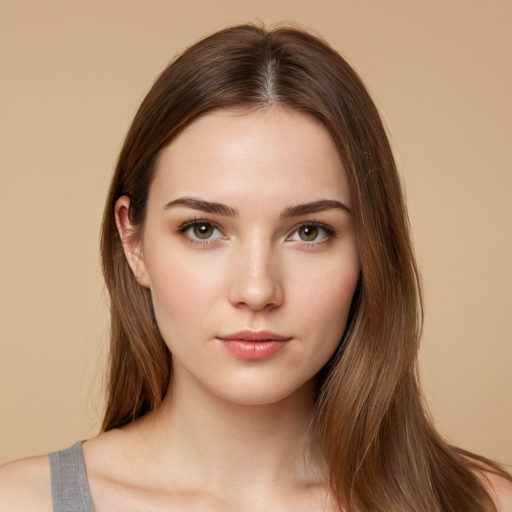
#> input picture pyaesthetics/data/face1.png, 512 x 512 px
$ python colorfulness.py
#> lines starting #> are read from the running program, lines starting #| are printed output that depends on the picture; long printed decimals are rounded
#!/usr/bin/env python3
# -*- coding: utf-8 -*-
"""
This module contains function to evaluate the colorfulness of an image in both the HSV and RGB color spaces.

Created on Mon Apr 16 11:49:45 2018
Last edited on Fri Aug 2 11:44:12 2024

@author: Giulio Gabrieli (gack94@gmail.com)
"""

import os #to handle filesystem files
import cv2 #for image manipulation
import numpy as np #numerical computation
import scipy.stats as stats

###############################################################################
#                                                                             #
#                              Colorfulness                                   #
#                                                                             #
###############################################################################

""" This section handles colorfulness estimation. """

import numpy as np
import cv2

def colorfulness_rgb(img):
    """
    Computes the colorfulness of an image using the metric described by Hasler and Suesstrunk (2003).

    :param img: Image to analyze, in RGB format.
    :type img: numpy.ndarray
    :return: Dictionary containing the colorfulness index and the mean R, G, B values.
    :rtype: dict
    """
    # Ensure the input is a NumPy array
    img = np.asarray(img)

    # Split the image into R, G, B components
    R, G, B = img[:, :, 0], img[:, :, 1], img[:, :, 2]

    # Calculate mean R, G, B values
    mean_R, mean_G, mean_B = np.mean(R), np.mean(G), np.mean(B)
    std_R, std_G, std_B = np.std(R), np.std(G), np.std(B)

    # Evaluate rg and yb
    rg = R - G
    yb = 0.5 * (R + G) - B

    # Compute the standard deviation and mean of rgyb
    stdRGYB = np.sqrt(np.std(rg) ** 2 + np.std(yb) ** 2)
    meanRGYB = np.sqrt(np.mean(rg) ** 2 + np.mean(yb) ** 2)

    # Compute the colorfulness index
    C = stdRGYB + 0.3 * meanRGYB

    return {
        "Colorfulness_RGB": C,
        "Mean_R": mean_R,
        "Mean_G": mean_G,
        "Mean_B": mean_B,
        "std_R":std_R,
        "std_G":std_G,
        "std_B":std_B
    }

def colorfulness_hsv(img, filter=False, saturation_low=0.2, value_low=0.15, value_high=0.95):
    """
    Computes the colorfulness of an image using the formula described in Yendrikhovskij et al., 1998.
    Input image is first converted to the HSV color space, then the S values are selected.

    Ci is evaluated with a sum of the mean S and its std, as in:

    Ci = mean(Si) + std(Si)

    :param img: Image to analyze, in RGB
    :type img: numpy.ndarray
    :return: Dictionary containing the colorfulness index and mean H, S, V values.
    :rtype: dict
    """
# Convert the image to the HSV color space
    img_hsv = cv2.cvtColor(img, cv2.COLOR_RGB2HSV)

    # Split the image into H, S, V components
    H, S, V = img_hsv[:, :, 0], img_hsv[:, :, 1], img_hsv[:, :, 2]

    # Calculate mean H, S, V values
    mean_H, mean_S, mean_V = np.mean(H), np.mean(S), np.mean(V)
    std_H, std_S, std_V = np.std(H), np.std(S), np.std(V)

    # Evaluate the colorfulness index
    C = mean_S + np.std(S)

    # Initialize hsv variable
    hsv = img_hsv

    # Apply filtering if enabled
    if filter:
        mask = (img_hsv[:, 1] >= 255 * saturation_low) & (value_low * 255 <= img_hsv[:, 2]) & (img_hsv[:, 2] <= 255 * value_high)
        hsv = img_hsv[mask]

    # Return 0 if no valid pixels remain
    if hsv.size == 0:
        return {'color_variety': 0}

    # Flatten the hsv array for the bincount operation
    hsv_flat = hsv.reshape(-1, hsv.shape[-1])

    # Calculate color variety (entropy)
    counts = np.bincount(hsv_flat[:, 0] * 256**2 + hsv_flat[:, 1] * 256 + hsv_flat[:, 2])
    probs = counts[counts > 0] / hsv_flat.shape[0]
    color_variety = -np.sum(probs * np.log(probs))

    hue = H.flatten().astype(float)
    cm = stats.circmean(hue, high=180, low=0)
    cstd = stats.circstd(hue, high=180, low=0)

    return {
        "Colorfulness_HSV": C,
        "Mean_H": mean_H,
        "Mean_S": mean_S,
        "Mean_V": mean_V,
        "std_H": std_H,
        "std_S": std_S,
        "std_V": std_V,
        'color_variety': color_variety,
        "circular_mean_hue": cm,
        "circular_std_hue": cstd
    }


def object_count(img, lower_threshold=100, upper_threshold=200):
    # Load the image
    if img is None:
        print("Error: Image not found.")
        return 0

    # Apply Canny edge detection
    edges = cv2.Canny(img, lower_threshold, upper_threshold)

    # Find contours
    contours, _ = cv2.findContours(edges, cv2.RETR_EXTERNAL, cv2.CHAIN_APPROX_SIMPLE)

    return len(contours)

###############################################################################
#                                                                             #
#                                  DEBUG                                      #
#                                                                             #
###############################################################################

""" For debug purposes."""

if __name__ == '__main__':

    basepath = os.path.dirname(os.path.realpath(__file__))

    # Path to a sample image for debugging   # Set the data path to use sample images
    data_folder = basepath + "/data/"

    # Path to a sample image
    sample_img = data_folder + "face1.png"
    # Read and convert the image
    img = cv2.imread(sample_img)
#> img is the input picture: shape (512, 512, 3); mean B, G, R 111.9, 139.1, 174.6
    img = cv2.cvtColor(img, cv2.COLOR_BGR2RGB)

    # Print the colorfulness indices
    print(colorfulness_hsv(img))
#> in colorfulness_hsv, `img_hsv = cv2.cvtColor(img, cv2.COLOR_RGB2HSV)`: img_hsv: shape (512, 512, 3); mean H, S, V 13.1, 103.1, 174.6
#> in colorfulness_hsv, `H, S, V = img_hsv[:, :, 0], img_hsv[:, :, 1], img_hsv[:, :, 2]`:
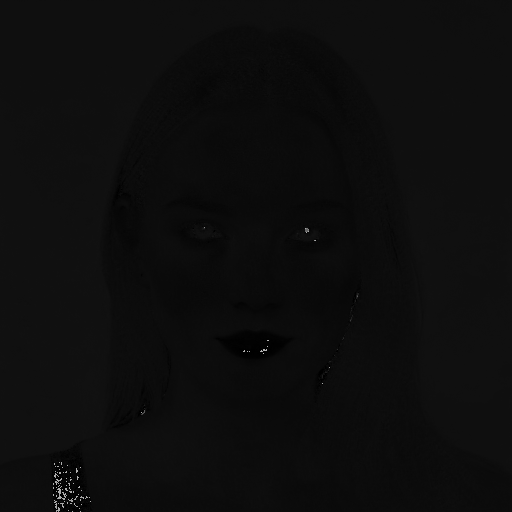
#> H: shape (512, 512); min 0, max 179, mean 13.1
#> in colorfulness_hsv, `H, S, V = img_hsv[:, :, 0], img_hsv[:, :, 1], img_hsv[:, :, 2]`:
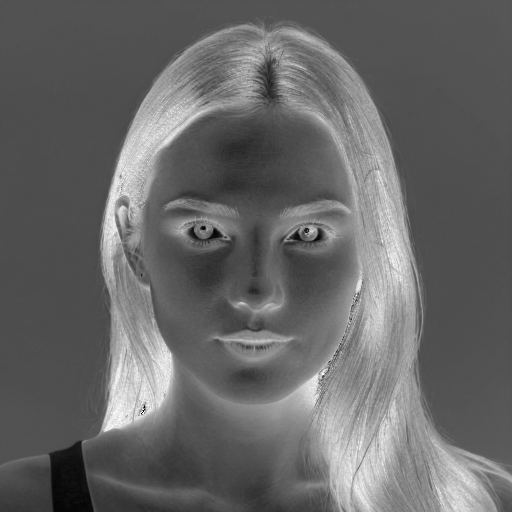
#> S: shape (512, 512); min 0, max 255, mean 103.1
#> in colorfulness_hsv, `H, S, V = img_hsv[:, :, 0], img_hsv[:, :, 1], img_hsv[:, :, 2]`:
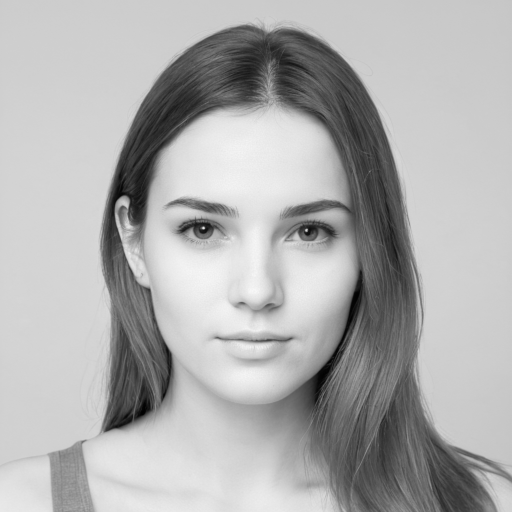
#> V: shape (512, 512); min 0, max 247, mean 174.6
#> in colorfulness_hsv, `mean_H, mean_S, mean_V = np.mean(H), np.mean(S), np.mean(V)`: mean_H = 13.11; mean_S = 103.1; mean_V = 174.6
#> in colorfulness_hsv, `std_H, std_S, std_V = np.std(H), np.std(S), np.std(V)`: std_H = 5.78; std_S = 40.59; std_V = 56.68
#> in colorfulness_hsv, `C = mean_S + np.std(S)`: C = 143.7
#> in colorfulness_hsv, `color_variety = -np.sum(probs * np.log(probs))`: color_variety = 8.42
#> in colorfulness_hsv, `cm = stats.circmean(hue, high=180, low=0)`: cm = 12.93
#> in colorfulness_hsv, `cstd = stats.circstd(hue, high=180, low=0)`: cstd = 2.73
#| {'Colorfulness_HSV': 143.666, 'Mean_H': 13.111, 'Mean_S': 103.073, 'Mean_V': 174.556, 'std_H': 5.780, 'std_S': 40.593, 'std_V': 56.679, 'color_variety': 8.416, 'circular_mean_hue': 12.927, 'circular_std_hue': 2.733}
    print(colorfulness_rgb(img))
#> in colorfulness_rgb, `R, G, B = img[:, :, 0], img[:, :, 1], img[:, :, 2]`:
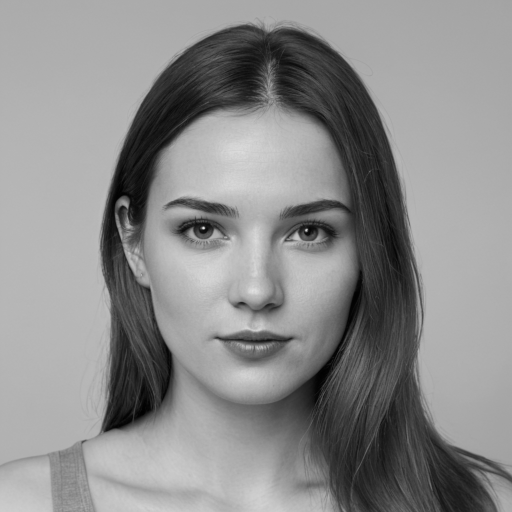
#> G: shape (512, 512); min 0, max 230, mean 139.1
#> in colorfulness_rgb, `R, G, B = img[:, :, 0], img[:, :, 1], img[:, :, 2]`:
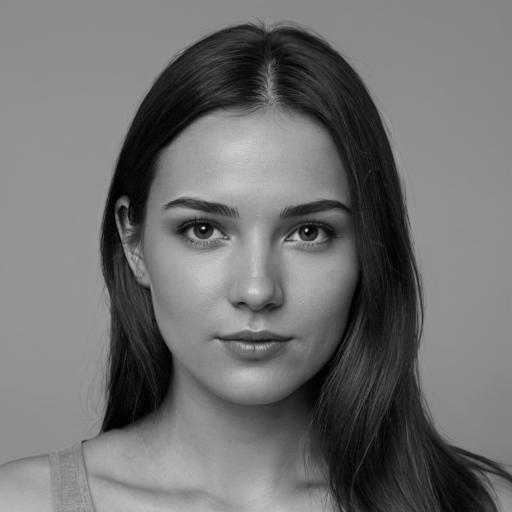
#> B: shape (512, 512); min 0, max 227, mean 111.9
#> in colorfulness_rgb, `mean_R, mean_G, mean_B = np.mean(R), np.mean(G), np.mean(B)`: mean_R = 174.6; mean_G = 139.1; mean_B = 111.9
#> in colorfulness_rgb, `std_R, std_G, std_B = np.std(R), np.std(G), np.std(B)`: std_R = 56.68; std_G = 55.37; std_B = 50.91
#> in colorfulness_rgb, `rg = R - G`:
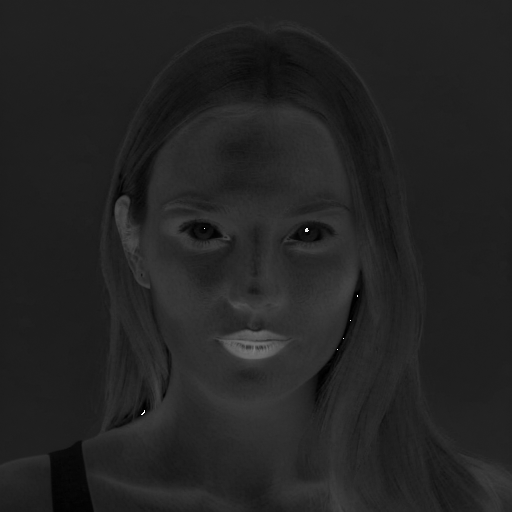
#> rg: shape (512, 512); min 0, max 255, mean 35.4
#> in colorfulness_rgb, `yb = 0.5 * (R + G) - B`:
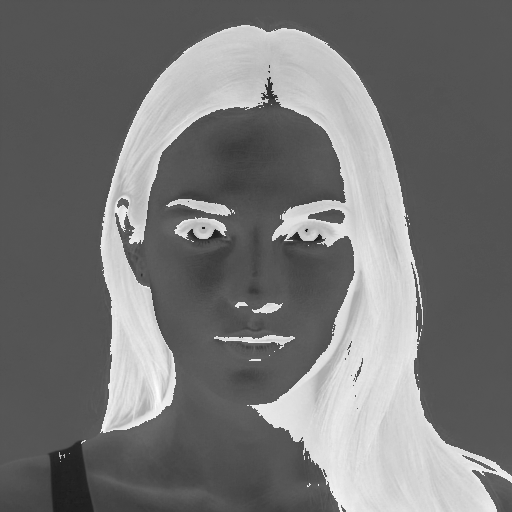
#> yb: shape (512, 512) float64; min -155, max 75.5, mean -48; drawn with min black and max white
#> in colorfulness_rgb, `stdRGYB = np.sqrt(np.std(rg) ** 2 + np.std(yb) ** 2)`: stdRGYB = 53.55
#> in colorfulness_rgb, `meanRGYB = np.sqrt(np.mean(rg) ** 2 + np.mean(yb) ** 2)`: meanRGYB = 59.63
#> in colorfulness_rgb, `C = stdRGYB + 0.3 * meanRGYB`: C = 71.44
#| {'Colorfulness_RGB': 71.441, 'Mean_R': 174.555, 'Mean_G': 139.145, 'Mean_B': 111.885, 'std_R': 56.680, 'std_G': 55.371, 'std_B': 50.914}
